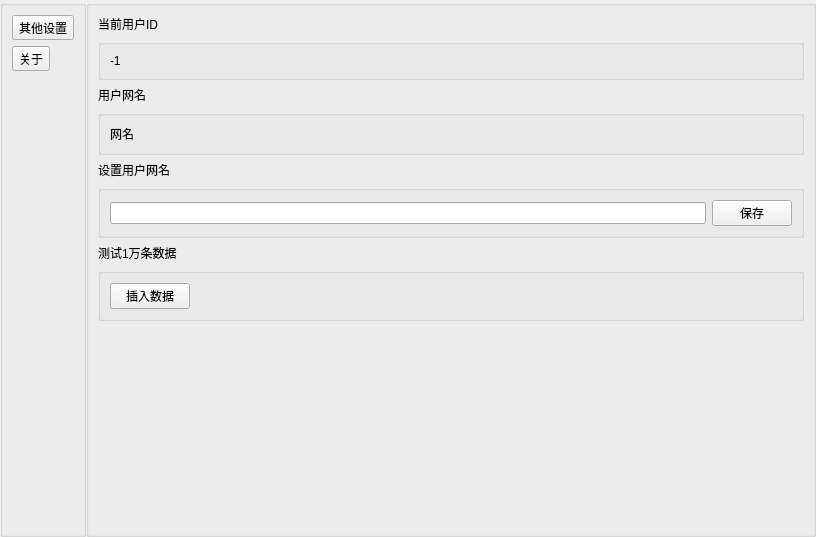
<?xml version="1.0" encoding="UTF-8"?>
<ui version="4.0">
 <class>SettingsPage</class>
 <widget class="QWidget" name="SettingsPage">
  <property name="geometry">
   <rect>
    <x>0</x>
    <y>0</y>
    <width>816</width>
    <height>537</height>
   </rect>
  </property>
  <property name="windowTitle">
   <string>Form</string>
  </property>
  <layout class="QHBoxLayout" name="horizontalLayout">
   <property name="spacing">
    <number>0</number>
   </property>
   <property name="leftMargin">
    <number>0</number>
   </property>
   <property name="topMargin">
    <number>0</number>
   </property>
   <property name="rightMargin">
    <number>0</number>
   </property>
   <property name="bottomMargin">
    <number>0</number>
   </property>
   <item>
    <widget class="QGroupBox" name="box_page_switching">
     <property name="enabled">
      <bool>true</bool>
     </property>
     <property name="title">
      <string/>
     </property>
     <layout class="QVBoxLayout" name="verticalLayout_2">
      <item>
       <widget class="QToolButton" name="btn_Other_Page">
        <property name="text">
         <string>其他设置</string>
        </property>
       </widget>
      </item>
      <item>
       <widget class="QToolButton" name="btn_About_Page">
        <property name="text">
         <string>关于</string>
        </property>
       </widget>
      </item>
      <item>
       <spacer name="verticalSpacer">
        <property name="orientation">
         <enum>Qt::Orientation::Vertical</enum>
        </property>
        <property name="sizeHint" stdset="0">
         <size>
          <width>20</width>
          <height>460</height>
         </size>
        </property>
       </spacer>
      </item>
     </layout>
    </widget>
   </item>
   <item>
    <widget class="QGroupBox" name="detailed_display">
     <property name="enabled">
      <bool>true</bool>
     </property>
     <property name="title">
      <string/>
     </property>
     <layout class="QVBoxLayout" name="verticalLayout">
      <item>
       <widget class="QLabel" name="label">
        <property name="text">
         <string>当前用户ID</string>
        </property>
       </widget>
      </item>
      <item>
       <widget class="QGroupBox" name="groupBox_3">
        <property name="title">
         <string/>
        </property>
        <layout class="QHBoxLayout" name="horizontalLayout_4">
         <item>
          <widget class="QLabel" name="label_4">
           <property name="text">
            <string>-1</string>
           </property>
          </widget>
         </item>
        </layout>
       </widget>
      </item>
      <item>
       <widget class="QLabel" name="label_2">
        <property name="text">
         <string>用户网名</string>
        </property>
       </widget>
      </item>
      <item>
       <widget class="QGroupBox" name="groupBox_4">
        <property name="title">
         <string/>
        </property>
        <layout class="QHBoxLayout" name="horizontalLayout_3">
         <item>
          <widget class="QLabel" name="label_5">
           <property name="text">
            <string>网名</string>
           </property>
          </widget>
         </item>
        </layout>
       </widget>
      </item>
      <item>
       <widget class="QLabel" name="label_6">
        <property name="text">
         <string>设置用户网名</string>
        </property>
       </widget>
      </item>
      <item>
       <widget class="QGroupBox" name="groupBox_5">
        <property name="title">
         <string/>
        </property>
        <layout class="QHBoxLayout" name="horizontalLayout_2">
         <item>
          <widget class="QLineEdit" name="lineEdit"/>
         </item>
         <item>
          <widget class="QPushButton" name="pushButton">
           <property name="text">
            <string>保存</string>
           </property>
          </widget>
         </item>
        </layout>
       </widget>
      </item>
      <item>
       <widget class="QLabel" name="label_3">
        <property name="text">
         <string>测试1万条数据</string>
        </property>
       </widget>
      </item>
      <item>
       <widget class="QGroupBox" name="groupBox">
        <property name="title">
         <string/>
        </property>
        <layout class="QHBoxLayout" name="horizontalLayout_5">
         <item>
          <widget class="QPushButton" name="pushButton_2">
           <property name="text">
            <string>插入数据</string>
           </property>
          </widget>
         </item>
         <item>
          <spacer name="horizontalSpacer">
           <property name="orientation">
            <enum>Qt::Orientation::Horizontal</enum>
           </property>
           <property name="sizeHint" stdset="0">
            <size>
             <width>609</width>
             <height>20</height>
            </size>
           </property>
          </spacer>
         </item>
        </layout>
       </widget>
      </item>
      <item>
       <spacer name="verticalSpacer_2">
        <property name="orientation">
         <enum>Qt::Orientation::Vertical</enum>
        </property>
        <property name="sizeHint" stdset="0">
         <size>
          <width>20</width>
          <height>40</height>
         </size>
        </property>
       </spacer>
      </item>
     </layout>
    </widget>
   </item>
  </layout>
 </widget>
 <resources/>
 <connections/>
</ui>
